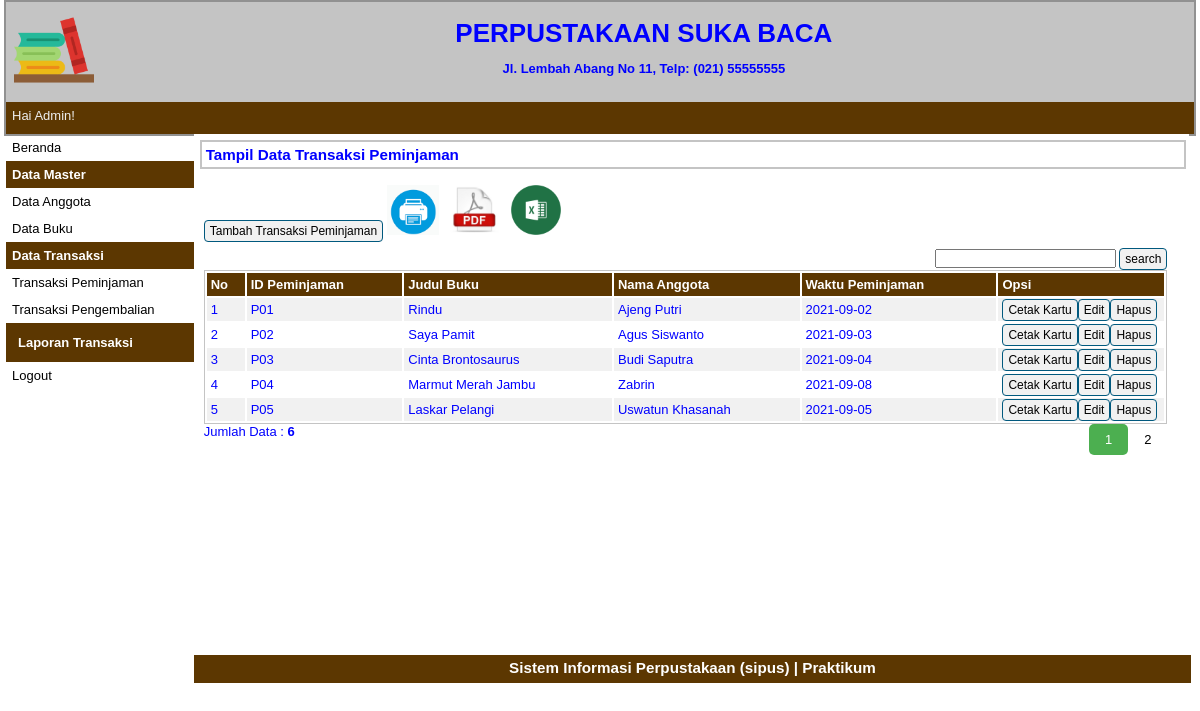
The app's page /php/src/index.php?p=pinjam (signed in) with its own data.
### tables this page shows
CREATE TABLE `tbpinjam` (
  `idpinjam` varchar(5) NOT NULL,
  `idbuku` varchar(30) NOT NULL,
  `idanggota` varchar(30) NOT NULL,
  `tanggal` date NOT NULL
);

CREATE TABLE `tbbuku` (
  `idbuku` varchar(5) NOT NULL,
  `judul` varchar(30) NOT NULL,
  `pengarang` varchar(20) NOT NULL,
  `penerbit` varchar(20) NOT NULL,
  `tahun` varchar(5) NOT NULL,
  `cover` varchar(35) NOT NULL
);

CREATE TABLE `tbanggota` (
  `idanggota` varchar(5) NOT NULL,
  `nama` varchar(30) NOT NULL,
  `jeniskelamin` varchar(10) NOT NULL,
  `alamat` varchar(40) NOT NULL,
  `status` varchar(20) NOT NULL,
  `foto` varchar(35) NOT NULL
);

### php/src/pages/pinjam.php (the view, shortened to what this page needs)
<div id="label-page"><h3>Tampil Data Transaksi Peminjaman</h3></div>
<div id="content">
    <p id="tombol-tambah-container">
        <a href="index.php?p=pinjam-input" class="tombol">Tambah Transaksi Peminjaman</a>
        <a target="_blank" href="pages/cetak_pinjam_all.php"><img src="print.png" height="50px" height="50px"></a>
        <a target="_blank" href="pinjam_pdf.php"><img src="pdf.jpg" height="50px" height="50px"></a>
        <a target="_blank" href="pinjam_excel.php"><img src="excel.png" height="50px" height="50px"></a>
        <div class="form-inline">
            <div align="right">
                <form method="post">
                    <input type="text" name="pencarian">
                    <input type="submit" name="search" value="search" class="tombol">
                </form>
            </div>
    </p>
    <table id="tabel-tampil">
        <thead>
            <tr>
                <th id="label-tampil-no">No</th>
                <th>ID Peminjaman</th>
                <th>Judul Buku</th>
                <th>Nama Anggota</th>
                <th>Waktu Peminjaman</th>
                <th id="label-opsi">Opsi</th>
            </tr>
        </thead>
        <tbody>
            <?php
                $batas = 5;
                extract($_GET);
                if (empty($hal)) {
                    $posisi = 0;
                    $hal = 1;
                    $nomor = 1;
                } else {
                    $posisi = ($hal - 1) * $batas;
                    $nomor = $posisi+1;
                }
                if ($_SERVER['REQUEST_METHOD'] == "POST") {
                    $pencarian = trim(mysqli_real_escape_string($db, $_POST['pencarian']));
                    if ($pencarian != "") {
                        $sql = "SELECT * FROM tbpinjam WHERE idpinjam LIKE '%$pencarian%'
                                OR idbuku LIKE '%$pencarian%'
                                OR idanggota LIKE '%$pencarian%'
                                OR tanggal LIKE '%$pencarian%'";
                        $query = $sql;
                        $queryJml = $sql;
                    } else {
                        $query = "SELECT * FROM tbpinjam LIMIT $posisi, $batas";
                        $queryJml = "SELECT * FROM tbpinjam";
                        $no = $posisi * 1;
                    }
                } else {
                    $query = "SELECT * FROM tbpinjam LIMIT $posisi, $batas";
                    $queryJml = "SELECT * FROM tbpinjam";
                }
                $q_tampil_pinjam = mysqli_query($db, $query);
                if (mysqli_num_rows($q_tampil_pinjam) > 0) {
                    while ($r_tampil_pinjam = mysqli_fetch_array($q_tampil_pinjam)) {
                ?>
                    <tr>
                        <td><?php echo $nomor; ?></td>
                        <td><?php echo $r_tampil_pinjam['idpinjam']; ?></td>
                        <td><?php
                            $q_tampil_buku = mysqli_query($db, "SELECT * FROM tbbuku");
                            if (mysqli_num_rows($q_tampil_buku) >0) {
                                while ($r_tampil_buku = mysqli_fetch_array($q_tampil_buku)) {
                                    if ($r_tampil_pinjam['idbuku'] == $r_tampil_buku['idbuku']) {
                                        echo $r_tampil_buku['judul'];
                                    }
                                }
                            }
                        ?></td>
                        <td><?php
                            $q_tampil_anggota = mysqli_query($db, "SELECT * FROM tbanggota");
                            if (mysqli_num_rows($q_tampil_anggota) >0) {
                                while ($r_tampil_anggota = mysqli_fetch_array($q_tampil_anggota)) {
                                    if ($r_tampil_pinjam['idanggota'] == $r_tampil_anggota['idanggota']) {
                                        echo $r_tampil_anggota['nama'];
                                    }
                                }
                            }
                        ?></td>
                        <td><?php echo $r_tampil_pinjam['tanggal']; ?></td>
                        <td>
                            <div class="tombol-opsi-container"><a target="_blank" href="pages/cetak_pinjam.php?id=<?php echo $r_tampil_pinjam['idpinjam']; ?>" class="tombol">Cetak Kartu</a></div>
                            <div class="tombol-opsi-container"><a href="index.php?p=pinjam-edit&id=<?php echo $r_tampil_pinjam['idpinjam']; ?>" class="tombol">Edit</a></div>
                            <div class="tombol-opsi-container"><a href="proses/pinjam-hapus.php?id=<?php echo $r_tampil_pinjam['idpinjam']; ?>" onclick="return confirm('Apakah Anda Yakin Akan Menghapus Data Ini?')" class="tombol">Hapus</a></div>
                        </td>
                    </tr>
                <?php
                            $nomor++;
                        }
                    } else {
                        echo "<tr><td colspan=6>Data Tidak Ditemukan</td></tr>";
                    }
                ?>
        </tbody>
    </table>
    <?php
        if (isset($_POST['pencarian'])) {
            if ($_POST['pencarian'] != '') {
                echo "<div style=\"float:left;\">";
                $jml = mysqli_num_rows(mysqli_query($db, $queryJml));
                echo "Data Hasil Pencarian: <b>$jml</b>";
                echo "</div>";
            }
        } else {
            ?>
            <div style="float: left;">
                <?php
                    $jml = mysqli_num_rows(mysqli_query($db, $queryJml));
                    echo "Jumlah Data : <b>$jml</b>";
                ?>
            </div>
            <div class="pagination" style="float: right;">
                <?php
                    $jml_hal = ceil($jml / $batas);
                    for ($i = 1; $i <= $jml_hal ; $i++) {
                        if ($i != $hal) {
                            echo "<a href=\"?p=pinjam&hal=$i\">$i</a>";
                        } else {
                            echo "<a class=\"active\">$i</a>";
                        }
                    }
                ?>
            </div>
            <?php
        }
    ?>
</div>

### php/src/style.css (style rules this page uses)
* { margin: 0px; padding: 0px; }
body { font-family: sans-serif; font-size: 13px; color: blue; }
.pagination { display: inline-block; }
.pagination a { color: black; float: left; padding: 8px 16px; text-decoration: none; }
.pagination a.active { background-color: #4CAF50; color: white; border-radius: 5px; }
#label-page { margin-top: 6px; margin-bottom: 6px; margin-left: 6px; border: 2px solid #C4C4C4; padding: 4px; width: 97.9%; }
#content { float: left; width: 96.8%; min-height: 454px; padding: 10px; margin-bottom: 6px; }
.tombol { border-radius: 4px; font-size: 12px; text-decoration: none; background-color: #F1F1F1; padding-top: 3px; padding-bottom: 3px; padding-left: 5px; padding-right: 5px; border: 1px solid #01597E; color: black; }
#tombol-tambah-container { margin-bottom: 10px; }
#tabel-tampil { border: 1px solid #C4C4C4; width: 100%; }
#tabel-tampil tr:nth-child(odd) { background-color: #F1F1F1; }
#tabel-tampil tr th { background-color: #5C3701; color: #FFFFFF; padding: 4px; text-align: left; }
#tabel-tampil td { padding: 4px; }
#label-tampil-no { width: 30px; }
#label-opsi { width: 158px; font-weight: bold; }
.tombol-opsi-container { float: left; }

### records on screen
tbpinjam: idpinjam "P01", tanggal "2021-09-02"
tbbuku: judul "Rindu"
tbanggota: nama "Ajeng Putri"
tbpinjam: idpinjam "P02", tanggal "2021-09-03"
tbbuku: judul "Saya Pamit"
tbanggota: nama "Agus Siswanto"
tbpinjam: idpinjam "P03", tanggal "2021-09-04"
tbbuku: judul "Cinta Brontosaurus"
tbanggota: nama "Budi Saputra"
tbpinjam: idpinjam "P04", tanggal "2021-09-08"
tbbuku: judul "Marmut Merah Jambu"
tbanggota: nama "Zabrin"
tbpinjam: idpinjam "P05", tanggal "2021-09-05"
tbbuku: judul "Laskar Pelangi"
tbanggota: nama "Uswatun Khasanah"

### other values on screen
$_SESSION['sesi'] "Admin"
$jml "6"
